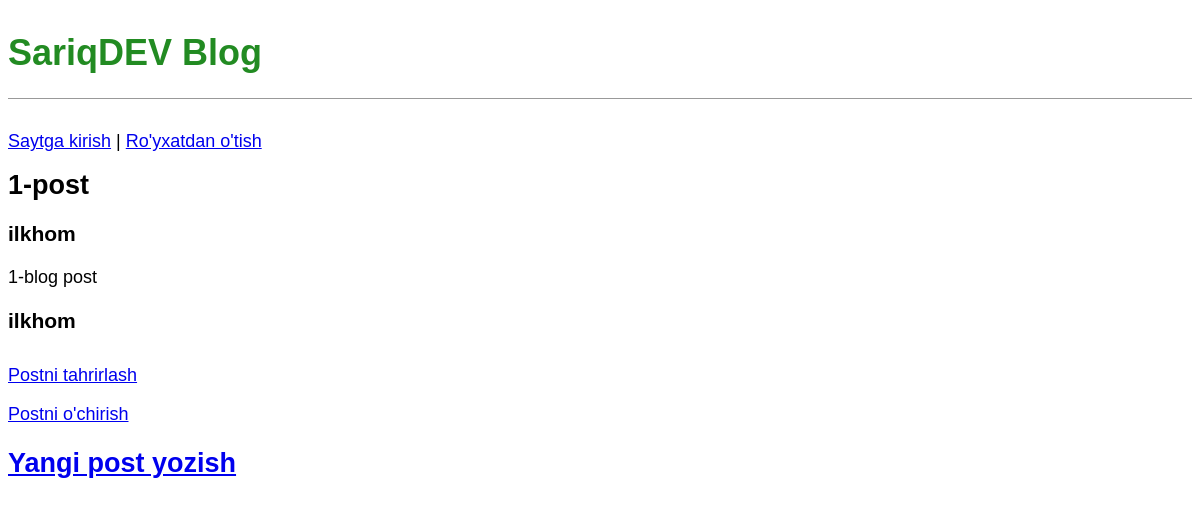
The app's page /post/2/ with its own data.
### blog/models.py (models this page shows, shortened)
class Post(models.Model):
    title = models.CharField(max_length=200)
    author = models.ForeignKey(
        'auth.User',
        on_delete=models.CASCADE,
    )
    body = models.TextField()

### blog/views.py (the view)
# urls.py: path('post/<int:pk>/',BlogDetailView.as_view(),name='post_detail'),
class BlogDetailView(DetailView):
    model = Post
    template_name = 'post_detail.html'

### templates/post_detail.html
{% extends 'base.html' %}
{% block content %}
    <div class="post-entry">
        <h2>{{ post.title }}</h2>
        <h3>{{ post.author}}</h3>
        <p>{{ post.body }}</p>
        <h3>{{ post.author}}</h3>
    </div>
<p><a href="{% url 'post_edit' post.pk %}">Postni tahrirlash</a></p>
<p><a href="{% url 'post_delete' post.pk %}">Postni o'chirish</a></p>
{% endblock content %}

### static/css/base.css (style rules this page uses)
body { font-family: 'Noto Sans JP', sans-serif; font-size: 18px; }
.post-entry { margin-bottom: 2rem; }
.post-entry h2 { margin: 0.5rem 0; }
.post-entry p { margin: 0; font-weight: 400; }

### records on screen
Post: title "1-post", author "ilkhom", body "1-blog post"
